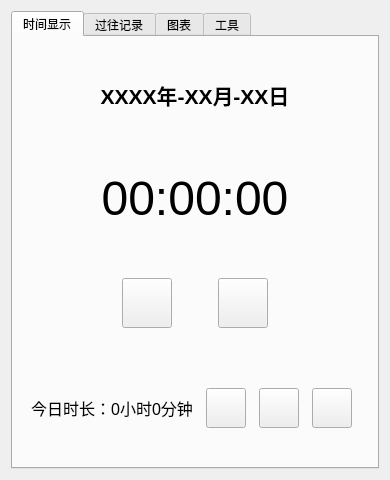
<?xml version="1.0" encoding="UTF-8"?>
<ui version="4.0">
 <class>Widget</class>
 <widget class="QWidget" name="Widget">
  <property name="geometry">
   <rect>
    <x>0</x>
    <y>0</y>
    <width>390</width>
    <height>480</height>
   </rect>
  </property>
  <property name="windowTitle">
   <string>Widget</string>
  </property>
  <layout class="QHBoxLayout" name="horizontalLayout_4">
   <item>
    <widget class="QTabWidget" name="tabWidget">
     <property name="tabPosition">
      <enum>QTabWidget::TabPosition::North</enum>
     </property>
     <property name="tabShape">
      <enum>QTabWidget::TabShape::Rounded</enum>
     </property>
     <property name="currentIndex">
      <number>0</number>
     </property>
     <property name="elideMode">
      <enum>Qt::TextElideMode::ElideNone</enum>
     </property>
     <property name="usesScrollButtons">
      <bool>true</bool>
     </property>
     <property name="documentMode">
      <bool>false</bool>
     </property>
     <property name="movable">
      <bool>false</bool>
     </property>
     <property name="tabBarAutoHide">
      <bool>false</bool>
     </property>
     <widget class="QWidget" name="tabTime">
      <attribute name="title">
       <string>时间显示</string>
      </attribute>
      <layout class="QVBoxLayout" name="verticalLayout">
       <item>
        <widget class="QLabel" name="label_date">
         <property name="text">
          <string>&lt;html&gt;&lt;head/&gt;&lt;body&gt;&lt;p&gt;&lt;span style=&quot; font-size:16pt; font-weight:700;&quot;&gt;XXXX年-XX月-XX日&lt;/span&gt;&lt;/p&gt;&lt;/body&gt;&lt;/html&gt;</string>
         </property>
         <property name="alignment">
          <set>Qt::AlignmentFlag::AlignCenter</set>
         </property>
        </widget>
       </item>
       <item>
        <widget class="QWidget" name="widget" native="true">
         <layout class="QHBoxLayout" name="horizontalLayout">
          <item>
           <widget class="QLabel" name="label_clock">
            <property name="font">
             <font>
              <pointsize>72</pointsize>
             </font>
            </property>
            <property name="styleSheet">
             <string notr="true">QLabel#label_clock[action=&quot;stop&quot;] {
  font-size: 48px;
  font-weight: bold;
  color: #2C3E50;
}</string>
            </property>
            <property name="text">
             <string>&lt;html&gt;&lt;head/&gt;&lt;body&gt;&lt;p&gt;&lt;span style=&quot; font-size:36pt;&quot;&gt;00:00:00&lt;/span&gt;&lt;/p&gt;&lt;/body&gt;&lt;/html&gt;</string>
            </property>
            <property name="alignment">
             <set>Qt::AlignmentFlag::AlignCenter</set>
            </property>
           </widget>
          </item>
         </layout>
        </widget>
       </item>
       <item>
        <widget class="QWidget" name="widget_2" native="true">
         <layout class="QHBoxLayout" name="horizontalLayout_2">
          <item>
           <spacer name="horizontalSpacer_2">
            <property name="orientation">
             <enum>Qt::Orientation::Horizontal</enum>
            </property>
            <property name="sizeHint" stdset="0">
             <size>
              <width>40</width>
              <height>20</height>
             </size>
            </property>
           </spacer>
          </item>
          <item>
           <widget class="QPushButton" name="btn_startStop">
            <property name="sizePolicy">
             <sizepolicy hsizetype="Fixed" vsizetype="Fixed">
              <horstretch>0</horstretch>
              <verstretch>0</verstretch>
             </sizepolicy>
            </property>
            <property name="minimumSize">
             <size>
              <width>50</width>
              <height>50</height>
             </size>
            </property>
            <property name="maximumSize">
             <size>
              <width>50</width>
              <height>50</height>
             </size>
            </property>
            <property name="text">
             <string/>
            </property>
           </widget>
          </item>
          <item>
           <spacer name="horizontalSpacer_4">
            <property name="orientation">
             <enum>Qt::Orientation::Horizontal</enum>
            </property>
            <property name="sizeType">
             <enum>QSizePolicy::Policy::Minimum</enum>
            </property>
            <property name="sizeHint" stdset="0">
             <size>
              <width>40</width>
              <height>20</height>
             </size>
            </property>
           </spacer>
          </item>
          <item>
           <widget class="QPushButton" name="btn_save">
            <property name="sizePolicy">
             <sizepolicy hsizetype="Fixed" vsizetype="Fixed">
              <horstretch>0</horstretch>
              <verstretch>0</verstretch>
             </sizepolicy>
            </property>
            <property name="minimumSize">
             <size>
              <width>50</width>
              <height>50</height>
             </size>
            </property>
            <property name="maximumSize">
             <size>
              <width>50</width>
              <height>50</height>
             </size>
            </property>
            <property name="text">
             <string/>
            </property>
           </widget>
          </item>
          <item>
           <spacer name="horizontalSpacer_3">
            <property name="orientation">
             <enum>Qt::Orientation::Horizontal</enum>
            </property>
            <property name="sizeHint" stdset="0">
             <size>
              <width>40</width>
              <height>20</height>
             </size>
            </property>
           </spacer>
          </item>
         </layout>
        </widget>
       </item>
       <item>
        <widget class="QWidget" name="widget_5" native="true">
         <property name="minimumSize">
          <size>
           <width>0</width>
           <height>100</height>
          </size>
         </property>
         <property name="maximumSize">
          <size>
           <width>16777215</width>
           <height>100</height>
          </size>
         </property>
         <layout class="QHBoxLayout" name="horizontalLayout_5">
          <item>
           <widget class="QWidget" name="widget_3" native="true">
            <layout class="QGridLayout" name="gridLayout">
             <property name="leftMargin">
              <number>0</number>
             </property>
             <property name="topMargin">
              <number>0</number>
             </property>
             <property name="rightMargin">
              <number>0</number>
             </property>
             <property name="bottomMargin">
              <number>0</number>
             </property>
             <property name="spacing">
              <number>0</number>
             </property>
             <item row="0" column="0">
              <widget class="QLabel" name="label_today">
               <property name="maximumSize">
                <size>
                 <width>16777215</width>
                 <height>40</height>
                </size>
               </property>
               <property name="text">
                <string>&lt;html&gt;&lt;head/&gt;&lt;body&gt;&lt;p&gt;&lt;span style=&quot; font-size:12pt;&quot;&gt;今日时长：0小时0分钟&lt;/span&gt;&lt;/p&gt;&lt;/body&gt;&lt;/html&gt;</string>
               </property>
               <property name="alignment">
                <set>Qt::AlignmentFlag::AlignCenter</set>
               </property>
              </widget>
             </item>
            </layout>
           </widget>
          </item>
          <item>
           <widget class="QWidget" name="widget_4" native="true">
            <layout class="QHBoxLayout" name="horizontalLayout_3">
             <property name="leftMargin">
              <number>0</number>
             </property>
             <property name="topMargin">
              <number>0</number>
             </property>
             <property name="rightMargin">
              <number>0</number>
             </property>
             <property name="bottomMargin">
              <number>0</number>
             </property>
             <item>
              <widget class="QPushButton" name="btn_change">
               <property name="sizePolicy">
                <sizepolicy hsizetype="Fixed" vsizetype="Fixed">
                 <horstretch>0</horstretch>
                 <verstretch>0</verstretch>
                </sizepolicy>
               </property>
               <property name="minimumSize">
                <size>
                 <width>40</width>
                 <height>40</height>
                </size>
               </property>
               <property name="maximumSize">
                <size>
                 <width>40</width>
                 <height>40</height>
                </size>
               </property>
               <property name="toolTip">
                <string>修改今日记录</string>
               </property>
               <property name="text">
                <string/>
               </property>
              </widget>
             </item>
             <item>
              <widget class="QPushButton" name="btn_reset">
               <property name="sizePolicy">
                <sizepolicy hsizetype="Fixed" vsizetype="Fixed">
                 <horstretch>0</horstretch>
                 <verstretch>0</verstretch>
                </sizepolicy>
               </property>
               <property name="minimumSize">
                <size>
                 <width>40</width>
                 <height>40</height>
                </size>
               </property>
               <property name="maximumSize">
                <size>
                 <width>40</width>
                 <height>40</height>
                </size>
               </property>
               <property name="toolTip">
                <string>清除当前计时</string>
               </property>
               <property name="statusTip">
                <string/>
               </property>
               <property name="whatsThis">
                <string/>
               </property>
               <property name="text">
                <string/>
               </property>
              </widget>
             </item>
             <item>
              <widget class="QPushButton" name="btn_target">
               <property name="sizePolicy">
                <sizepolicy hsizetype="Fixed" vsizetype="Fixed">
                 <horstretch>0</horstretch>
                 <verstretch>0</verstretch>
                </sizepolicy>
               </property>
               <property name="minimumSize">
                <size>
                 <width>40</width>
                 <height>40</height>
                </size>
               </property>
               <property name="maximumSize">
                <size>
                 <width>40</width>
                 <height>40</height>
                </size>
               </property>
               <property name="toolTip">
                <string>打卡今日目标</string>
               </property>
               <property name="text">
                <string/>
               </property>
              </widget>
             </item>
            </layout>
           </widget>
          </item>
         </layout>
        </widget>
       </item>
      </layout>
     </widget>
     <widget class="QWidget" name="tabRecord">
      <attribute name="title">
       <string>过往记录</string>
      </attribute>
      <layout class="QGridLayout" name="gridLayout_3">
       <item row="0" column="0">
        <widget class="QTableView" name="tableView">
         <property name="font">
          <font>
           <family>Microsoft YaHei</family>
           <pointsize>10</pointsize>
           <bold>false</bold>
          </font>
         </property>
         <property name="autoFillBackground">
          <bool>false</bool>
         </property>
         <property name="lineWidth">
          <number>2</number>
         </property>
         <property name="alternatingRowColors">
          <bool>true</bool>
         </property>
        </widget>
       </item>
      </layout>
     </widget>
     <widget class="QWidget" name="tab">
      <attribute name="title">
       <string>图表</string>
      </attribute>
      <layout class="QVBoxLayout" name="verticalLayout_2">
       <item>
        <widget class="QTabWidget" name="tabWidget_chart">
         <property name="currentIndex">
          <number>0</number>
         </property>
         <widget class="QWidget" name="tab1">
          <attribute name="title">
           <string>每日</string>
          </attribute>
          <layout class="QHBoxLayout" name="horizontalLayout_8">
           <item>
            <widget class="QScrollArea" name="scrollArea_day">
             <property name="horizontalScrollBarPolicy">
              <enum>Qt::ScrollBarPolicy::ScrollBarAlwaysOff</enum>
             </property>
             <property name="widgetResizable">
              <bool>true</bool>
             </property>
             <widget class="QWidget" name="scrollAreaWidgetContents">
              <property name="geometry">
               <rect>
                <x>0</x>
                <y>0</y>
                <width>322</width>
                <height>346</height>
               </rect>
              </property>
              <layout class="QHBoxLayout" name="horizontalLayout_7">
               <item>
                <widget class="QChartView" name="chartView_day">
                 <property name="horizontalScrollBarPolicy">
                  <enum>Qt::ScrollBarPolicy::ScrollBarAlwaysOff</enum>
                 </property>
                </widget>
               </item>
              </layout>
             </widget>
            </widget>
           </item>
          </layout>
         </widget>
         <widget class="QWidget" name="tab2">
          <attribute name="title">
           <string>每周</string>
          </attribute>
          <layout class="QHBoxLayout" name="horizontalLayout_11">
           <item>
            <widget class="QScrollArea" name="scrollArea_week">
             <property name="horizontalScrollBarPolicy">
              <enum>Qt::ScrollBarPolicy::ScrollBarAlwaysOff</enum>
             </property>
             <property name="widgetResizable">
              <bool>true</bool>
             </property>
             <widget class="QWidget" name="scrollAreaWidgetContents_2">
              <property name="geometry">
               <rect>
                <x>0</x>
                <y>0</y>
                <width>89</width>
                <height>89</height>
               </rect>
              </property>
              <layout class="QHBoxLayout" name="horizontalLayout_9">
               <item>
                <widget class="QChartView" name="chartView_week">
                 <property name="horizontalScrollBarPolicy">
                  <enum>Qt::ScrollBarPolicy::ScrollBarAlwaysOff</enum>
                 </property>
                </widget>
               </item>
              </layout>
             </widget>
            </widget>
           </item>
          </layout>
         </widget>
         <widget class="QWidget" name="tab3">
          <attribute name="title">
           <string>每月</string>
          </attribute>
          <layout class="QHBoxLayout" name="horizontalLayout_12">
           <item>
            <widget class="QScrollArea" name="scrollArea_month">
             <property name="horizontalScrollBarPolicy">
              <enum>Qt::ScrollBarPolicy::ScrollBarAlwaysOff</enum>
             </property>
             <property name="widgetResizable">
              <bool>true</bool>
             </property>
             <widget class="QWidget" name="scrollAreaWidgetContents_3">
              <property name="geometry">
               <rect>
                <x>0</x>
                <y>0</y>
                <width>89</width>
                <height>89</height>
               </rect>
              </property>
              <layout class="QHBoxLayout" name="horizontalLayout_10">
               <item>
                <widget class="QChartView" name="chartView_month">
                 <property name="horizontalScrollBarPolicy">
                  <enum>Qt::ScrollBarPolicy::ScrollBarAlwaysOff</enum>
                 </property>
                </widget>
               </item>
              </layout>
             </widget>
            </widget>
           </item>
          </layout>
         </widget>
        </widget>
       </item>
       <item>
        <widget class="QLabel" name="label_latest">
         <property name="text">
          <string>上次保存时间：</string>
         </property>
        </widget>
       </item>
      </layout>
     </widget>
     <widget class="QWidget" name="tabTool">
      <attribute name="title">
       <string>工具</string>
      </attribute>
      <layout class="QVBoxLayout" name="verticalLayout_3">
       <item>
        <widget class="QWidget" name="widget" native="true">
         <layout class="QGridLayout" name="gridLayout_2">
          <item row="0" column="0">
           <widget class="QLineEdit" name="lineEdit_toUpper">
            <property name="minimumSize">
             <size>
              <width>0</width>
              <height>25</height>
             </size>
            </property>
           </widget>
          </item>
          <item row="0" column="1">
           <widget class="QPushButton" name="btn_toUpper">
            <property name="minimumSize">
             <size>
              <width>70</width>
              <height>25</height>
             </size>
            </property>
            <property name="maximumSize">
             <size>
              <width>70</width>
              <height>16777215</height>
             </size>
            </property>
            <property name="text">
             <string>转大写</string>
            </property>
           </widget>
          </item>
          <item row="1" column="0">
           <widget class="QLineEdit" name="lineEdit_toLower">
            <property name="minimumSize">
             <size>
              <width>0</width>
              <height>25</height>
             </size>
            </property>
           </widget>
          </item>
          <item row="1" column="1">
           <widget class="QPushButton" name="btn_toLower">
            <property name="minimumSize">
             <size>
              <width>70</width>
              <height>25</height>
             </size>
            </property>
            <property name="maximumSize">
             <size>
              <width>70</width>
              <height>16777215</height>
             </size>
            </property>
            <property name="text">
             <string>转小写</string>
            </property>
           </widget>
          </item>
          <item row="2" column="0">
           <widget class="QLineEdit" name="lineEdit_path">
            <property name="minimumSize">
             <size>
              <width>0</width>
              <height>25</height>
             </size>
            </property>
           </widget>
          </item>
          <item row="2" column="1">
           <widget class="QPushButton" name="btn_path">
            <property name="minimumSize">
             <size>
              <width>70</width>
              <height>25</height>
             </size>
            </property>
            <property name="maximumSize">
             <size>
              <width>70</width>
              <height>16777215</height>
             </size>
            </property>
            <property name="text">
             <string>Linux路径</string>
            </property>
           </widget>
          </item>
         </layout>
        </widget>
       </item>
       <item>
        <widget class="QWidget" name="widget_6" native="true">
         <layout class="QHBoxLayout" name="horizontalLayout_6">
          <property name="topMargin">
           <number>0</number>
          </property>
          <item>
           <widget class="QTextEdit" name="textEdit"/>
          </item>
         </layout>
        </widget>
       </item>
      </layout>
     </widget>
    </widget>
   </item>
  </layout>
 </widget>
 <customwidgets>
  <customwidget>
   <class>QChartView</class>
   <extends>QGraphicsView</extends>
   <header>qchartview.h</header>
  </customwidget>
 </customwidgets>
 <resources/>
 <connections>
  <connection>
   <sender>lineEdit_toLower</sender>
   <signal>returnPressed()</signal>
   <receiver>btn_toLower</receiver>
   <slot>click()</slot>
   <hints>
    <hint type="sourcelabel">
     <x>196</x>
     <y>157</y>
    </hint>
    <hint type="destinationlabel">
     <x>409</x>
     <y>157</y>
    </hint>
   </hints>
  </connection>
 </connections>
</ui>
